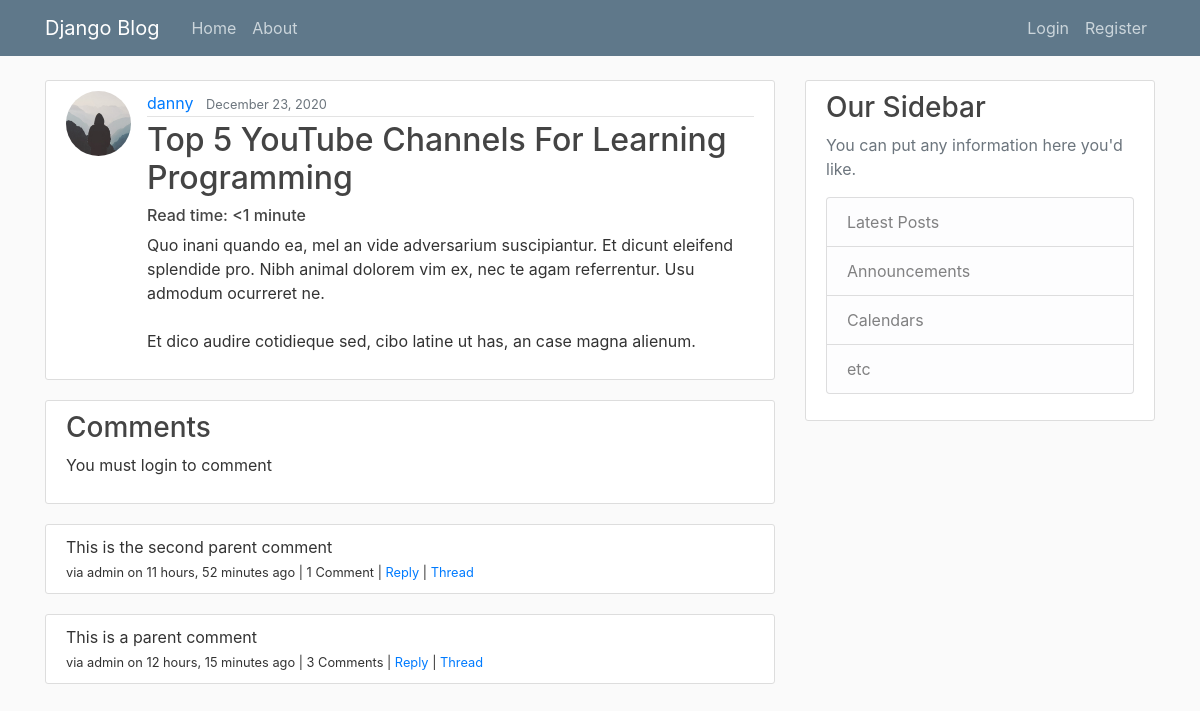
Before: /post/24/ with the older database file.
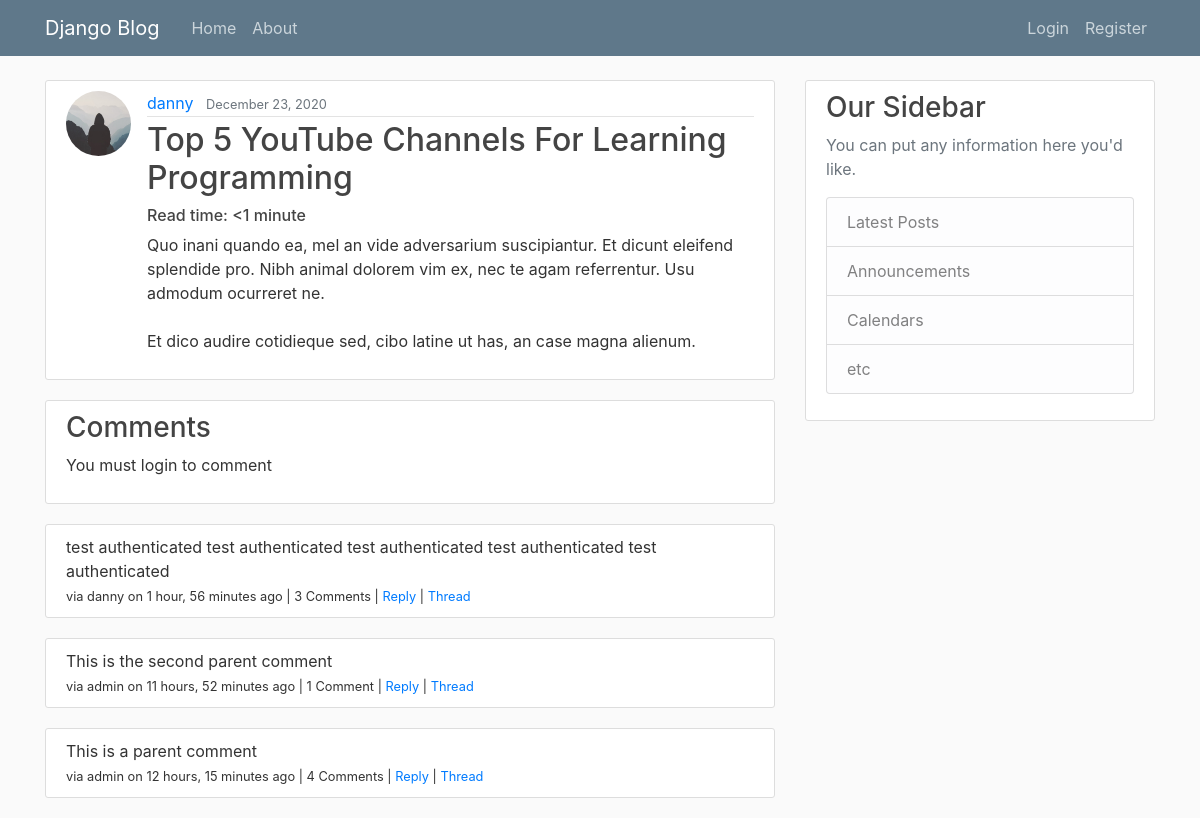
After: the same page with the newer database file.
### comments/models.py (models this page shows, shortened)
class Comment(models.Model):
    author = models.ForeignKey(User, on_delete=models.CASCADE, default=1)
    content_type = models.ForeignKey(ContentType, on_delete=models.CASCADE)
    object_id = models.PositiveIntegerField()
    content_object = GenericForeignKey('content_type', 'object_id')
    parent = models.ForeignKey("self", null=True, blank=True, on_delete=models.CASCADE)
    content = models.TextField()
    timestamp = models.DateTimeField(default=timezone.now)
    objects = CommentManager()
    class Meta:
        ordering = ['-timestamp']
    def get_absolute_url(self):
        return reverse('comments:thread', kwargs={'pk': self.pk})
    def children(self): #replies
        return Comment.objects.filter(parent=self)

### blog/views.py (the view, shortened to what this page needs)
# urls.py: path('post/<int:pk>/', PostDetailView.as_view(), name='post-detail'),
class PostDetailView(View):
    def get(self, request, *args, **kwargs):
        view = PostDetailGetView.as_view()
        return view(request, *args, **kwargs)

### blog/models.py (called while the page is built)
    @property
    def comments(self):
        instance = self
        qs = Comment.objects.filter_by_instance(instance)
        return qs

    @property
    def get_content_type(self):
        instance = self
        content_type = ContentType.objects.get_for_model(instance.__class__)
        return content_type

### blog/views.py (called while the page is built)
    def get_context_data(self, **kwargs):
        context = super().get_context_data(**kwargs)
        instance = self.get_object()
        comments = instance.comments
        context['comments'] = comments
        initial_data = {
            'content_type': instance.get_content_type,
            'object_id': instance.id
            }
        comment_form = CommentForm(self.request.POST or None, initial=initial_data)
        context['comment_form'] = comment_form
        return context

### comments/models.py (called while the page is built)
    def filter_by_instance(self, instance):
        content_type = ContentType.objects.get_for_model(instance.__class__)
        obj_id = instance.id
        qs = super(CommentManager, self).filter(content_type=content_type, object_id=obj_id).filter(parent=None)
        return qs

### blog/templates/blog/post_detail.html (shortened to what this page needs)
{% extends "blog/base.html" %}
{% load crispy_forms_tags %}
{% block content %}
  <article class="media content-section">
    <img class="rounded-circle article-img" src="{{ post.author.profile.image.url }}">
    <div class="media-body">
      <div class="article-metadata">
        <a class="mr-2" href="{% url 'user-posts' post.author.username %}">{{ post.author }}</a>
        <small class="text-muted">{{ post.date_posted|date:"F d, Y" }}</small>
      </div>
      <h2 class="article-title" >{{ post.title }}</h2>
      <h6> Read time: {% if post.read_time <= 1 %} <1 minute {% else %} {{ post.read_time }} minutes {% endif %} </h6>
      <p class="article-content">{{ post.content }}</p>
    </div>
  </article>
<article class="media content-section">
  <div class="media-body">
    <h3>Comments</h3>
    {% if request.user.is_authenticated %}
    <form method="post" action="">
      {% csrf_token %}
      {{ comment_form|crispy }}
      <input type="submit" value="Post comment" class="btn btn-default">
    </form>
    {% else %}
      <p>You must login to comment</p>
    {% endif %}
  </div>
</article>
{% for comment in comments %}
  <article class="media content-section">
      <div class="media-body">
        {{ comment.content }}
        <br>
        <small>via {{ comment.author }} on {{ comment.timestamp|timesince }} ago | {% if comment.children.count > 0 %}{{ comment.children.count }} Comment{% if comment.children.count > 1%}s{% endif %} | {% endif %} <a class="comment-reply-btn" href="#">Reply</a> | <a class="" href="{{ comment.get_absolute_url }}">Thread</a></small>
      </div>
  </article>
{% endfor %}
{% endblock content %}

Changed rows visible on the page:
added Comment: content "test authenticated test authenticated test authenticated test authenticated test authenticated", author "danny", timestamp "1 hour, 56 minutes", children.count "3"
computed for Comment "This is a parent comment": children.count "3" → "4"
